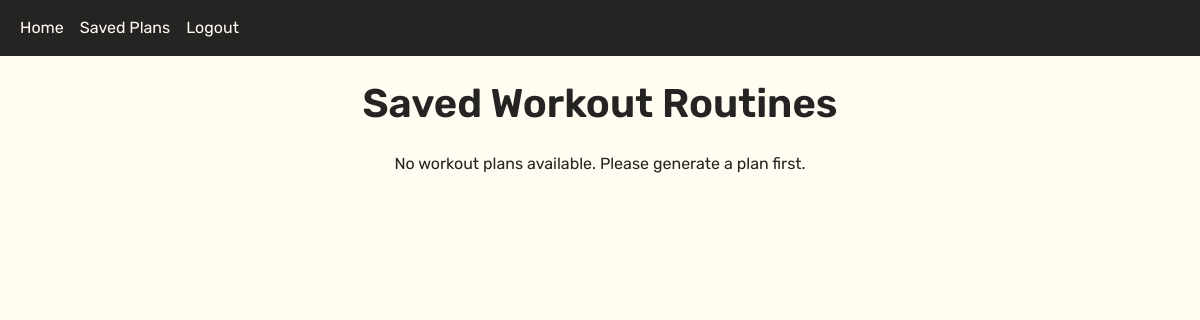
Page /saved_plans (signed in) on the earlier database version.
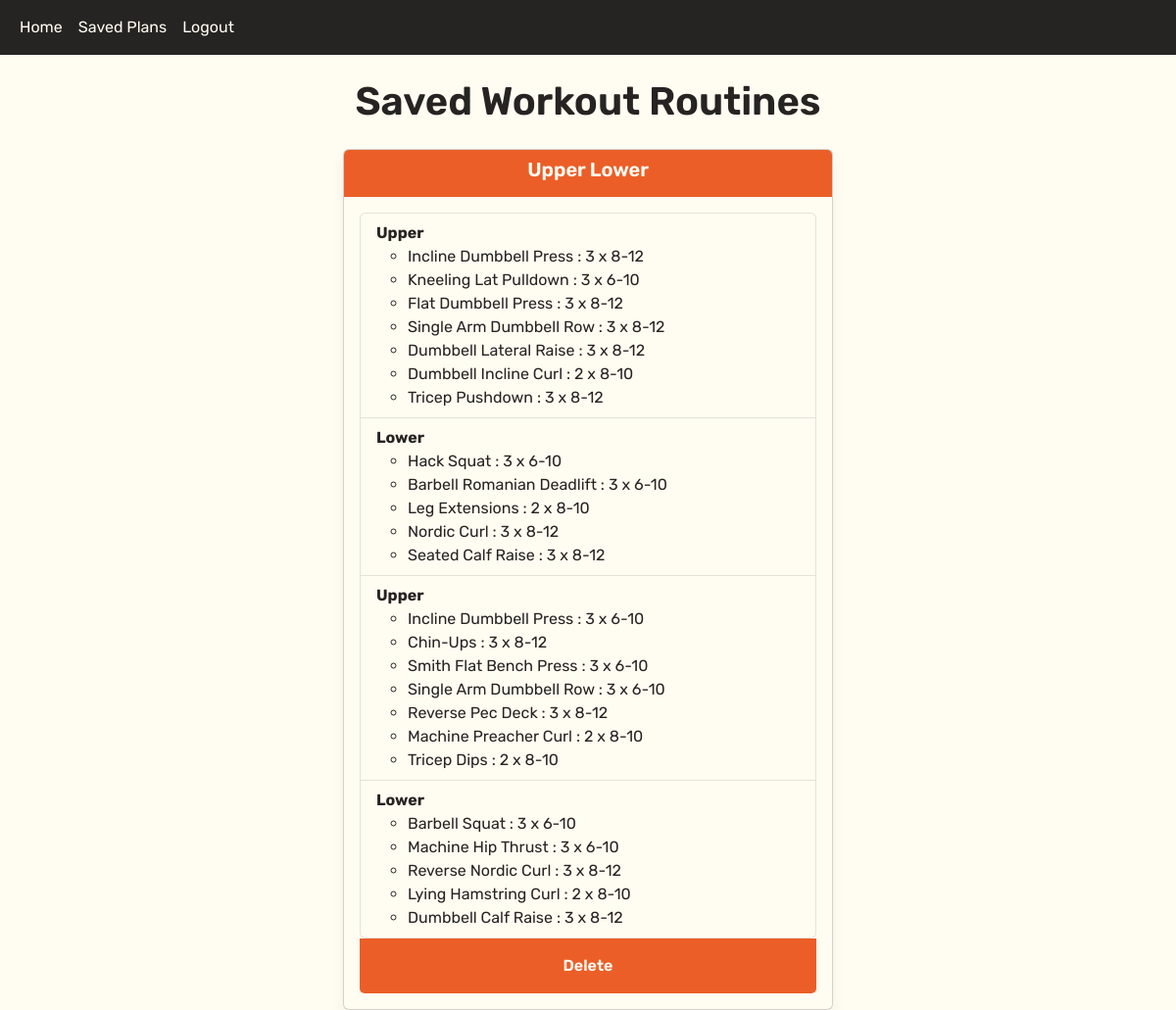
Same page on the later database version.
### website/models.py (models this page shows, shortened)
class SavedPlan(db.Model):
    id = db.Column(db.Integer, primary_key=True)
    split_name = db.Column(db.String(100), nullable=False)
    plan = db.Column(db.Text, unique=True, nullable=False)
    user_id = db.Column(db.Integer, db.ForeignKey('user.id'), nullable=False)
    def get_plan_data(self):
            try:
                print("Encoded JSON:")
                return json.loads(self.plan)  # Convert JSON string back to dict
            except json.JSONDecodeError as e:
                print("Error decoding JSON:", e)
                return {}

### website/views.py (the view)
@views.route('/saved_plans')
@login_required
def saved_plans():
    plans = SavedPlan.query.filter_by(user_id=current_user.id).all()
    return render_template("saved_plans.html", user=current_user, plans=plans)

### website/__init__.py (called while the page is built)
def create_app():
    app = Flask(__name__)
    app.config['SECRET_KEY'] = 'hjdaksdhjkasdhjklasdhjka'
    app.config['SQLALCHEMY_DATABASE_URI'] = f'sqlite:///{DB_NAME}'
    db.init_app(app)
    from .views import views
    from .auth import auth
    app.register_blueprint(views, url_prefix='/')
    app.register_blueprint(auth, url_prefix='/')
    from .models import User, WorkoutPreferences, WorkoutSplit, WorkoutDay, ExerciseRole, Exercise, SavedPlan
    with app.app_context():
        db.create_all()
    login_manager = LoginManager()
    login_manager.login_view = 'auth.login'
    login_manager.init_app(app)
    @login_manager.user_loader
    def load_user(id):
        return User.query.get(int(id))
    return app

### website/templates/saved_plans.html (shortened to what this page needs)
{% extends "base.html" %}
{% block content %}
<div class="container mt-4">
    <h1 class="text-center mb-4" style="color: var(--bs-primary);">Saved Workout Routines</h1>
    {% if plans %}
    <div id="workoutCarousel" class="carousel slide" data-bs-ride="carousel">
        <div class="carousel-inner">
            {% for plan in plans %}
            <div class="carousel-item {% if loop.first %}active{% endif %}">
                <div class="card mx-auto" style="max-width: 500px;">
                    <div class="card-header text-center">
                        <h5 class="card-title">{{ plan.split_name }}</h5>
                    </div>
                    <div class="card-body">
                        <ul class="list-group">
                            {% for day in plan.get_plan_data().days %}
                            <li class="list-group-item">
                                <strong>{{ day.name }}</strong>
                                <ul>
                                    {% for exercise in day.exercises %}
                                    <li>{{ exercise.name }} : {{exercise.sets}} x {{exercise.start_reps}}-{{exercise.end_reps}}</li>
                                    {% endfor %}
                                </ul>
                            </li>
                            {% endfor %}
                        </ul>
                    <div class="card-footer text-center">
                        <form method="POST" action="{{ url_for('views.delete_plan', plan_id=plan.id) }}" style="display:inline;">
                            <button type="submit" class="btn btn-theme" onclick="return confirm('Are you sure you want to delete this plan?');">Delete</button>
                        </form>
                    </div>
                    </div>
                </div>
            </div>
            {% endfor %}
        </div>
    </div>
        {% else %}
        <p class="text-center">No workout plans available. Please generate a plan first.</p>
    {% endif %}
</div>
{% endblock %}

### website/templates/base.html (shortened to what this page needs)
<!DOCTYPE html>
<html>
  <head>
    <link href="https://cdn.jsdelivr.net/npm/bootstrap@5.3.0/dist/css/bootstrap.min.css" rel="stylesheet">
    <link rel="stylesheet" href="{{ url_for('static', filename='styles.css') }}">
  </head>
  <body class="text-dark">
    <nav class="navbar navbar-expand-lg" style="background-color: var(--bs-primary);">
      <div class="container-fluid">
        <div class="collapse navbar-collapse" id="navbar">
          <div class="navbar-nav">
            {% if user.is_authenticated %}
            <a class="nav-item nav-link text-light" href="/">Home</a>
            <a class="nav-item nav-link text-light" href="/saved_plans">Saved Plans</a>
            <a class="nav-item nav-link text-light" href="/logout">Logout</a>
            {% else %}
            <a class="nav-item nav-link text-light" href="/">Home</a>
            <a class="nav-item nav-link text-light" href="/login">Login</a>
            <a class="nav-item nav-link text-light" href="/sign-up">Sign Up</a>
            {% endif %}
          </div>
        </div>
      </div>
    </nav>
    {% block content %}{% endblock %}
  </body>
</html>

### website/static/styles.css (style rules this page uses)
:root { --bs-primary: #252422; --bs-secondary: #EB5E28; --bs-light: #FFFCF2; --bs-dark: #252422; --bs-body-color: var(--bs-dark); }
body { background-color: var(--bs-light); color: var(--bs-body-color); font-family: 'Rubik', sans-serif; font-weight: 400; }
h1, h2, h3, h4, h5, h6, .form-label, .btn { font-weight: 600; }
.navbar { background-color: var(--bs-primary) !important; }
.btn-theme { background-color: var(--bs-secondary); color: var(--bs-light); border: none; padding: 0.5rem 1.25rem; font-weight: 600; border-radius: 0.375rem; transition: background-color 0.2s ease; }
.text-dark { color: var(--bs-dark) !important; }
.text-light { color: var(--bs-light) !important; }
.card { background-color: var(--bs-light); color: var(--bs-dark); box-shadow: 0 0.5rem 1rem rgba(0,0,0,0.05); }
.card .card-header, .card .card-footer { background-color: var(--bs-secondary); color: var(--bs-light); border: none; }
.list-group-item { background-color: var(--bs-light); color: var(--bs-dark); border-color: rgba(0,0,0,0.1); }
.card-title { color: var(--bs-light); }

Differences in the rows shown:
added SavedPlan: split_name "Upper Lower", name "Upper" "Lower" "Upper" "Lower", name "Incline Dumbbell Press" "Kneeling Lat Pulldown" "Flat Dumbbell Press" "Single Arm Dumbbell Row" "Dumbbell Lateral Raise" "Dumbbell Incline Curl" "Tricep Pushdown" "Hack Squat" "Barbell Romanian Deadlift" "Leg Extensions" "Nordic Curl" "Seated Calf Raise" "Incline Dumbbell Press" "Chin-Ups" "Smith Flat Bench Press" "Single Arm Dumbbell Row" "Reverse Pec Deck" "Machine Preacher Curl" "Tricep Dips" "Barbell Squat" "Machine Hip Thrust" "Reverse Nordic Curl" "Lying Hamstring Curl" "Dumbbell Calf Raise", sets "3" "3" "3" "3" "3" "2" "3" "3" "3" "2" "3" "3" "3" "3" "3" "3" "3" "2" "2" "3" "3" "3" "2" "3", start_reps "8" "6" "8" "8" "8" "8" "8" "6" "6" "8" "8" "8" "6" "8" "6" "6" "8" "8" "8" "6" "6" "8" "8" "8", end_reps "12" "10" "12" "12" "12" "10" "12" "10" "10" "10" "12" "12" "10" "12" "10" "10" "12" "10" "10" "10" "10" "12" "10" "12"
Other differences:
text no longer shown: "No workout plans available. Please generate a plan first."
